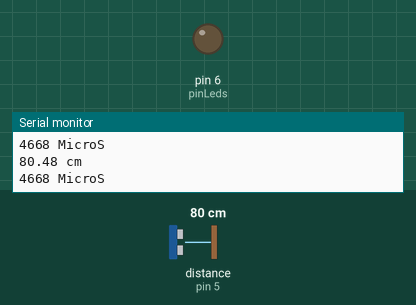
This sketch was run on a simulated Arduino Uno, built with avr-gcc and run on an emulated ATmega328P. Parts: output pins drawn as LEDs (lit = HIGH), the last lines printed to the serial monitor. Wiring (inferred from the names in the program): ultrasonic range finder: trigger pin 4; echo pin 5. The inputs (shaded band) are chosen by the test bench; at power-on: distance to the obstacle (sensor on pin 5) 80 cm. The echo pulse lasts 58.3 µs per cm; pins used as bus, display or sensor lines are not drawn.

Above: at 1.2 s.
1.3 s: distance to the obstacle (sensor on pin 5) set to 16 cm
4.3 s: distance to the obstacle (sensor on pin 5) set to 13 cm
At 5.5 s:
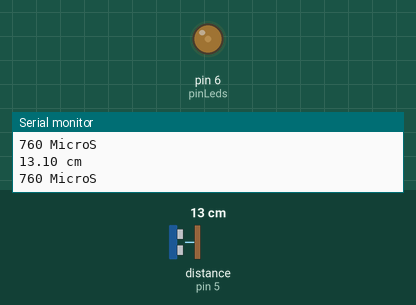
5.8 s: distance to the obstacle (sensor on pin 5) set to 10 cm
At 6.5 s:
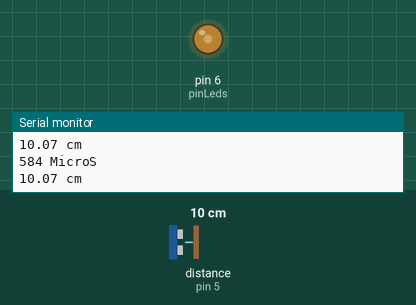
7.3 s: distance to the obstacle (sensor on pin 5) set to 2 cm
At 7.9 s:
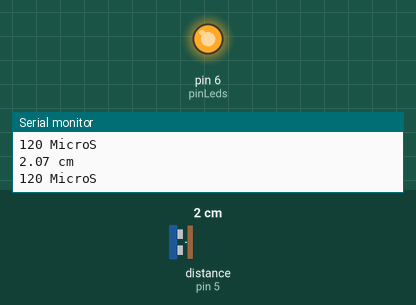
8.8 s: distance to the obstacle (sensor on pin 5) set to 6 cm
At 9.7 s:
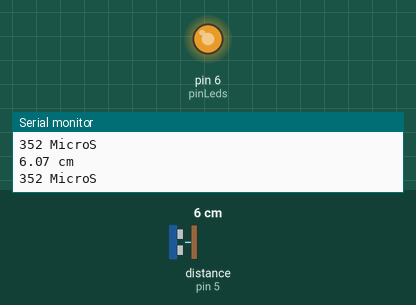
10.3 s: distance to the obstacle (sensor on pin 5) set to 9 cm
At 11.1 s:
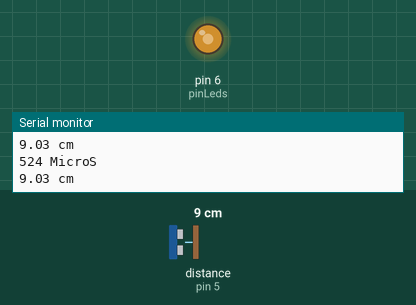
Timing chart, 0 to 12.8 s (numbered marks = the images above; inputs shaded):
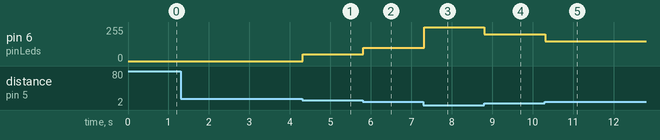

Measured:
- the behaviour switches between 15 and 14 cm on distance to the obstacle (sensor on pin 5) (found by bisection; images 0 and 1)
- the behaviour switches between 12 and 11 cm on distance to the obstacle (sensor on pin 5) (found by bisection; images 1 and 2)
- the behaviour switches between 7 and 8 cm on distance to the obstacle (sensor on pin 5) (found by bisection; images 4 and 5)
- after the input at 4.3 s, pin 6 (pinLeds): 0/255 → 50/255 at once
- after the input at 5.8 s, pin 6 (pinLeds): 50/255 → 100/255 at once
- after the input at 7.3 s, pin 6 (pinLeds): 100/255 → 255/255 at once
- after the input at 8.8 s, pin 6 (pinLeds): 255/255 → 200/255 at once
- after the input at 10.3 s, pin 6 (pinLeds): 200/255 → 150/255 at once

The sketch:

TP_FINAL_v1_PrendeLedxDist.ino
```cpp
const int pinTrigger = 4;
const int pinEcho = 5;
const int pinLeds = 6;


void setup() {
  // put your setup code here, to run once:

  pinMode (pinTrigger, OUTPUT); //Seteo Salida Sensor Distancia
  pinMode (pinEcho, INPUT); //Seteo Entrada Sensor Distancia
  pinMode (pinLeds, OUTPUT); //Seteo Salida para LedBar
  Serial.begin(9600); //Inicializo el puerto serial a 9600 bauds
  while (!Serial); //Para Arduino Leonardo o Mega, tienen un uso distinto del puerto USB


}

void loop() {
  // put your main code here, to run repeatedly:

  int echoStatus = LOW;
  unsigned long lastHighTime = 0;
  unsigned long lastLowTime = 0;
  unsigned long deltaTime = 0;
  float distance = 0;

  digitalWrite (pinTrigger, HIGH); //envio señal ultrasonido
  delayMicroseconds(10); //por 10 microsegundos
  digitalWrite (pinTrigger, LOW); //dejo de enviar la señal

  echoStatus = digitalRead(pinEcho); //Leo señal de retorno de ultrasonido

  while (echoStatus  == LOW)
  {
    echoStatus = digitalRead(pinEcho); //Tengo que seguir leyendo hasta empezar a recibir la señal de echo
  }

  lastHighTime = micros(); //Almaceno el tiempo en el cual empiezo a recibir la señal de echo

  while (echoStatus  == HIGH)
  {
    echoStatus = digitalRead(pinEcho); //Tengo que seguir leyendo hasta terminar de recibir la señal de echo
  }

  lastLowTime = micros(); //Almaceno el tiempo en el cual dejo de recibir la señal de echo

  if (lastLowTime < lastHighTime)
    return;

  deltaTime = lastLowTime - lastHighTime; // Resto los 2 tiempos y me quedo con la diferencia que es la cantidad de tiempo
  distance = (float)deltaTime / 58;

  if (distance <= 5 )
  {
    analogWrite(pinLeds, 255);
  }
  else if (distance > 5 && distance <=8)
  {
    analogWrite(pinLeds, 200);
  }
  else if (distance > 8 && distance <=10)
  {
    analogWrite(pinLeds, 150);
  }
  else if (distance > 10 && distance <=12)
  {
    analogWrite(pinLeds, 100);
  }
  else if (distance > 12 && distance <=15)
  {
    analogWrite(pinLeds, 50);
  }
  else if (distance > 15)
  {
    analogWrite(pinLeds, 0);
  }

  Serial.print(distance);
  Serial.println(" cm");
  Serial.print(deltaTime);
  Serial.println(" MicroS");

}
```
